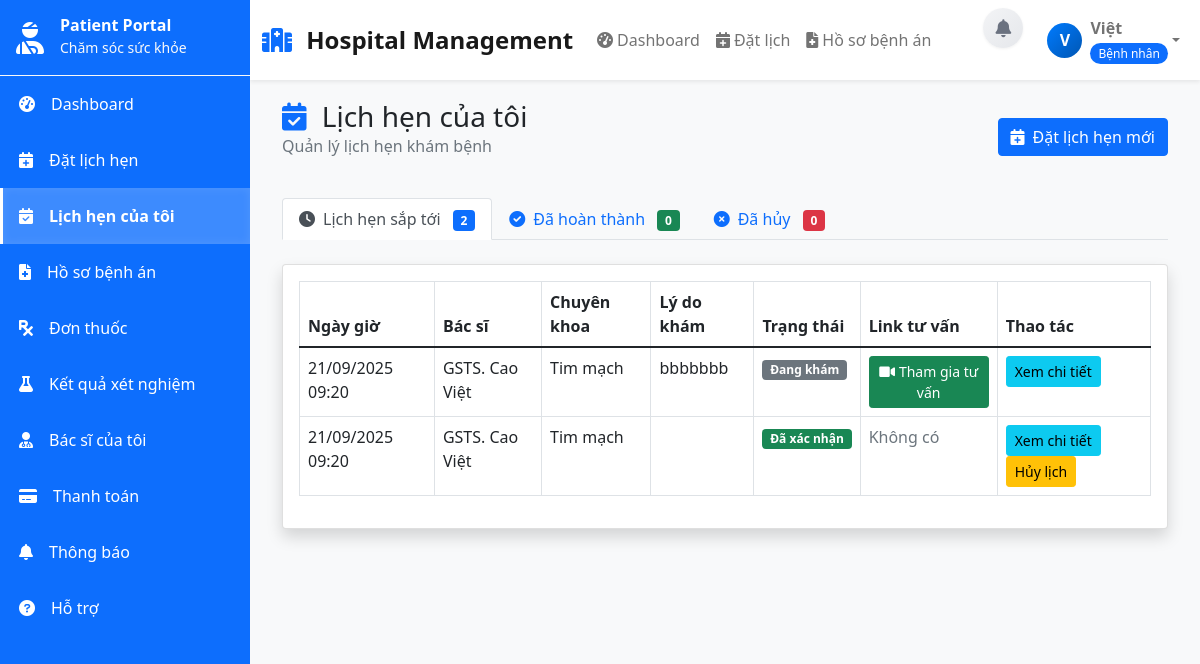
Before: /patient_appointments (signed in) with the older database file.
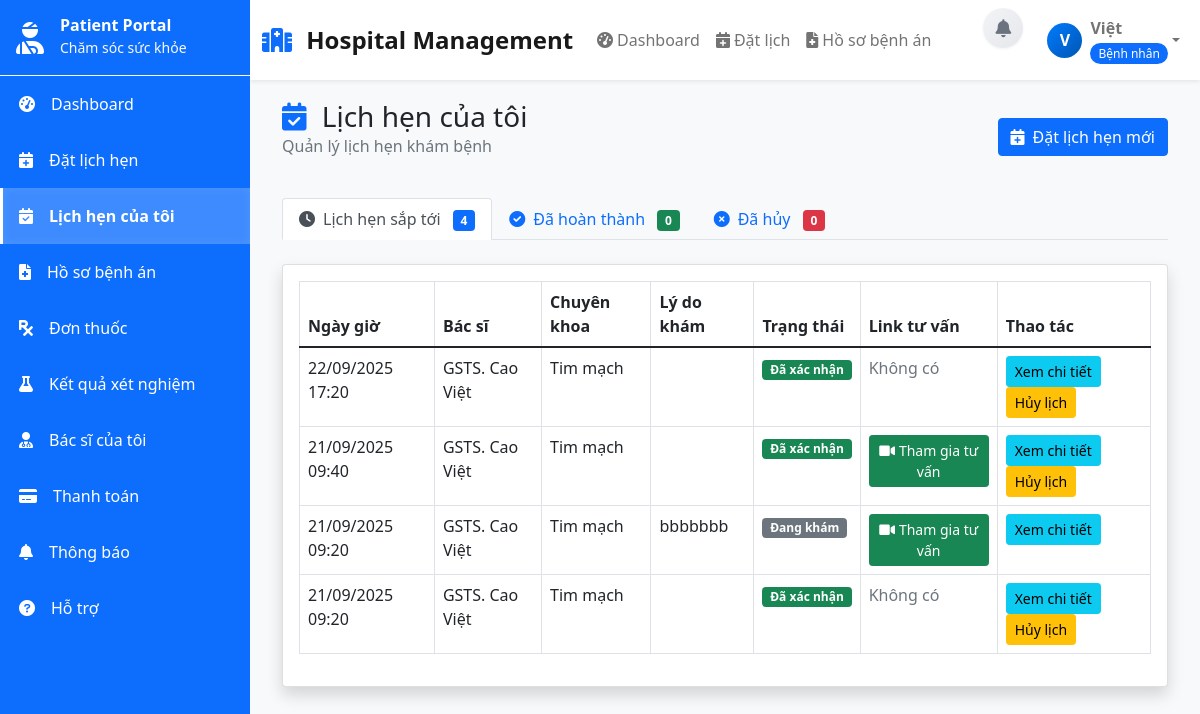
After: the same page with the newer database file.
### tables this page shows
CREATE TABLE `lich_hen` (
  `id` int(11) NOT NULL,
  `benh_nhan_id` int(11) NOT NULL,
  `bac_si_id` int(11) NOT NULL,
  `ngay_hen` date NOT NULL,
  `gio_hen` time NOT NULL,
  `ly_do` text DEFAULT NULL,
  `loai_lich` enum('Tư vấn','Trực tiếp','Tại nhà') NOT NULL DEFAULT 'Trực tiếp',
  `dia_chi_kham` varchar(255) DEFAULT NULL,
  `link_tu_van` varchar(255) DEFAULT NULL,
  `trang_thai` enum('Chờ xác nhận','Đã xác nhận','Đang khám','Hoàn thành','Đã khám xong','hủy') DEFAULT 'Chờ xác nhận',
  `ghi_chu` text DEFAULT NULL,
  `ngay_tao` timestamp NOT NULL DEFAULT current_timestamp(),
  `ngay_cap_nhat` timestamp NOT NULL DEFAULT current_timestamp() ON UPDATE current_timestamp()
);

CREATE TABLE `bac_si` (
  `id` int(11) NOT NULL,
  `ten` varchar(255) NOT NULL,
  `email` varchar(255) NOT NULL,
  `mat_khau` varchar(255) NOT NULL,
  `so_dien_thoai` varchar(20) DEFAULT NULL,
  `chuyen_khoa_id` int(11) DEFAULT NULL,
  `chuyen_khoa` varchar(100) DEFAULT NULL,
  `so_giay_phep` varchar(50) DEFAULT NULL,
  `so_nam_kinh_nghiem` int(11) DEFAULT 0,
  `ngay_tao` timestamp NOT NULL DEFAULT current_timestamp(),
  `ngay_cap_nhat` timestamp NOT NULL DEFAULT current_timestamp() ON UPDATE current_timestamp(),
  `hinh_anh` varchar(255) DEFAULT NULL
);

### Controllers/AppointmentController.php (called while the page is built, shortened)
<?php
require_once 'Models/Appointment.php';
class AppointmentController
{
    private $appointmentModel;
    public function __construct()
    {
        $this->appointmentModel = new Appointment();
    }
    public function patientAppointments()
    {
        $patientId = $_SESSION['user_id'];
        $allAppointments = $this->appointmentModel->getByPatientId($patientId) ?: [];
        $upcomingAppointments = [];
        foreach ($allAppointments as $appointment) {
            switch ($appointment['trang_thai']) {
                case 'Chờ xác nhận':
                case 'Đã xác nhận':
                    $upcomingAppointments[] = $appointment;
                    break;
                default:
                    $upcomingAppointments[] = $appointment;
                    break;
            }
        }
        include 'Views/patient/appointments.php';
    }
}

### config/database.php (called while the page is built, shortened)
<?php
class Database
{
    private $host;
    private $db_name;
    private $username;
    private $password;
    public function __construct()
    {
        $this->host = $_ENV['DB_HOST'] ?? getenv('DB_HOST') ?? 'localhost';
        $this->db_name = $_ENV['DB_NAME'] ?? getenv('DB_NAME') ?? 'hospital_management';
        $this->username = $_ENV['DB_USER'] ?? getenv('DB_USER') ?? 'root';
        $this->password = $_ENV['DB_PASS'] ?? getenv('DB_PASS') ?? '';
    }
    private function loadEnvFile()
    {
        $envFile = __DIR__ . '/../.env';
    }
    public function getConnection()
    {
        $this->conn = null;
        try {
            $this->conn = new PDO("mysql:host=" . $this->host . ";dbname=" . $this->db_name, $this->username, $this->password);
            $this->conn->exec("set names utf8");
            $this->conn->setAttribute(PDO::ATTR_ERRMODE, PDO::ERRMODE_EXCEPTION);
        } catch (PDOException $exception) {
            error_log("Database connection error: " . $exception->getMessage());
            echo "Database connection failed. Please try again later.";
        }
        return $this->conn;
    }
}

### Models/User.php (called while the page is built, shortened)
<?php
require_once 'config/database.php';
class User
{
    protected $conn;
    public function __construct()
    {
        $database = new Database();
        $this->conn = $database->getConnection();
    }
    public function getConnection()
    {
        return $this->conn;
    }
}

### Models/Appointment.php (called while the page is built, shortened)
<?php
require_once 'config/database.php';
require_once 'Models/User.php';
class Appointment extends User
{
    public function getByPatientId($patientId)
    {
        try {
            $sql = "SELECT
                lh.id,
                lh.ngay_hen,
                lh.gio_hen,
                lh.ly_do,
                lh.trang_thai,
                lh.ghi_chu,
                lh.loai_lich,
                lh.dia_chi_kham,
                lh.link_tu_van,
                lh.ngay_tao,
                lh.ngay_cap_nhat,
                bs.ten as ten_bac_si,
                bs.chuyen_khoa,
                bs.hinh_anh as avatar_bac_si,
                bs.so_nam_kinh_nghiem,
                bn.ten as ten_benh_nhan,
                bn.so_dien_thoai,
                bn.gioi_tinh
            FROM lich_hen lh
            JOIN bac_si bs ON lh.bac_si_id = bs.id
            JOIN benh_nhan bn ON lh.benh_nhan_id = bn.id
            WHERE bn.id = :patient_id
            ORDER BY lh.ngay_hen DESC, lh.gio_hen DESC";
            $stmt = $this->getConnection()->prepare($sql);
            $stmt->execute([':patient_id' => $patientId]);
            $result = $stmt->fetchAll(PDO::FETCH_ASSOC);
            return $result;
        } catch (PDOException $e) {
            error_log("Appointment getByPatientId error: " . $e->getMessage());
            return [];
        }
    }
}

### Views/patient/appointments.php (the view, shortened to what the changed rows need)
<?php
$upcomingAppointments = $upcomingAppointments ?? [];
function formatDateTime($date, $time)
{
    $dateTime = $date . ' ' . $time;
    return date('d/m/Y H:i', strtotime($dateTime));
}
function getStatusBadgeClass($status)
{
    switch ($status) {
        case 'Đã xác nhận':
            return 'bg-success';
        default:
            return 'bg-secondary';
    }
}
function getStatusText($status)
{
    switch ($status) {
        case 'Đã xác nhận':
            return 'Đã xác nhận';
        default:
            return $status;
    }
}
?>
<div class="container-fluid">
    <div class="d-flex justify-content-between align-items-center mb-4">
        <div>
            <h1 class="h3 mb-0 text-gray-800">
                <i class="fas fa-calendar-check text-primary me-2"></i>
                Lịch hẹn của tôi
            </h1>
        </div>
    </div>
    <div class="row mb-4">
        <div class="col-12">
            <ul class="nav nav-tabs" id="appointmentTabs" role="tablist">
                <li class="nav-item" role="presentation">
                    <button class="nav-link active" id="upcoming-tab" data-bs-toggle="tab" data-bs-target="#upcoming"
                        type="button" role="tab">
                        <i class="fas fa-clock me-2"></i>Lịch hẹn sắp tới
                        <span class="badge bg-primary ms-2"><?php echo count($upcomingAppointments); ?></span>
                    </button>
                </li>
            </ul>
        </div>
    </div>
    <div class="tab-content" id="appointmentTabContent">
        <div class="tab-pane fade show active" id="upcoming" role="tabpanel">
            <div class="card shadow">
                <div class="card-body">
                    <div class="table-responsive">
                        <table class="table table-bordered" width="100%" cellspacing="0">
                            <thead>
                                <tr>
                                    <th>Ngày giờ</th>
                                    <th>Bác sĩ</th>
                                    <th>Chuyên khoa</th>
                                    <th>Lý do khám</th>
                                    <th>Trạng thái</th>
                                    <th>Link tư vấn</th>
                                    <th>Thao tác</th>
                                </tr>
                            </thead>
                            <tbody>
                                <?php if (empty($upcomingAppointments)): ?>
                                <tr>
                                    <td colspan="6" class="text-center text-muted py-4">
                                        <i class="fas fa-calendar-times fa-2x mb-2"></i><br>
                                        Chưa có lịch hẹn sắp tới
                                    </td>
                                </tr>
                                <?php else: ?>
                                <?php foreach ($upcomingAppointments as $appointment): ?>
                                <tr>
                                    <td><?php echo formatDateTime($appointment['ngay_hen'], $appointment['gio_hen']); ?>
                                    </td>
                                    <td><?php echo htmlspecialchars($appointment['ten_bac_si'] ?? 'N/A'); ?></td>
                                    <td><?php echo htmlspecialchars($appointment['chuyen_khoa'] ?? 'N/A'); ?></td>
                                    <td><?php echo htmlspecialchars($appointment['ly_do'] ?? 'Không có'); ?></td>
                                    <td><span
                                            class="badge <?php echo getStatusBadgeClass($appointment['trang_thai']); ?>"><?php echo getStatusText($appointment['trang_thai']); ?></span>
                                    </td>
                                    <td>
                                        <?php if (!empty($appointment['link_tu_van'])): ?>
                                        <a href="<?php echo htmlspecialchars($appointment['link_tu_van']); ?>"
                                            target="_blank" class="btn btn-sm btn-success">
                                            <i class="fas fa-video me-1"></i>Tham gia tư vấn
                                        </a>
                                        <?php else: ?>
                                        <span class="text-muted">Không có</span>
                                        <?php endif; ?>
                                    </td>
                                    <td>
                                        <button class="btn btn-sm btn-info"
                                            onclick="viewAppointmentDetails(<?php echo $appointment['id']; ?>)">Xem chi
                                            tiết</button>
                                        <?php if (in_array($appointment['trang_thai'], ['Chờ xác nhận', 'Đã xác nhận'])): ?>
                                        <button class="btn btn-sm btn-warning"
                                            onclick="cancelAppointment(<?php echo $appointment['id']; ?>)">Hủy
                                            lịch</button>
                                        <?php endif; ?>
                                    </td>
                                </tr>
                                <?php endforeach; ?>
                                <?php endif; ?>
                            </tbody>
                        </table>
                    </div>
                </div>
            </div>
        </div>
    </div>
</div>

Changed rows visible on the page:
added lich_hen: ngay_hen+gio_hen "22/09/2025 17:20", bac_si.ten "GSTS. Cao Việt", bac_si.chuyen_khoa "Tim mạch", trang_thai "Đã xác nhận", link_tu_van "Không có"
added lich_hen: ngay_hen+gio_hen "21/09/2025 09:40", bac_si.ten "GSTS. Cao Việt", bac_si.chuyen_khoa "Tim mạch", trang_thai "Đã xác nhận"
Other visible differences:
count($upcomingAppointments): "2" → "4"
